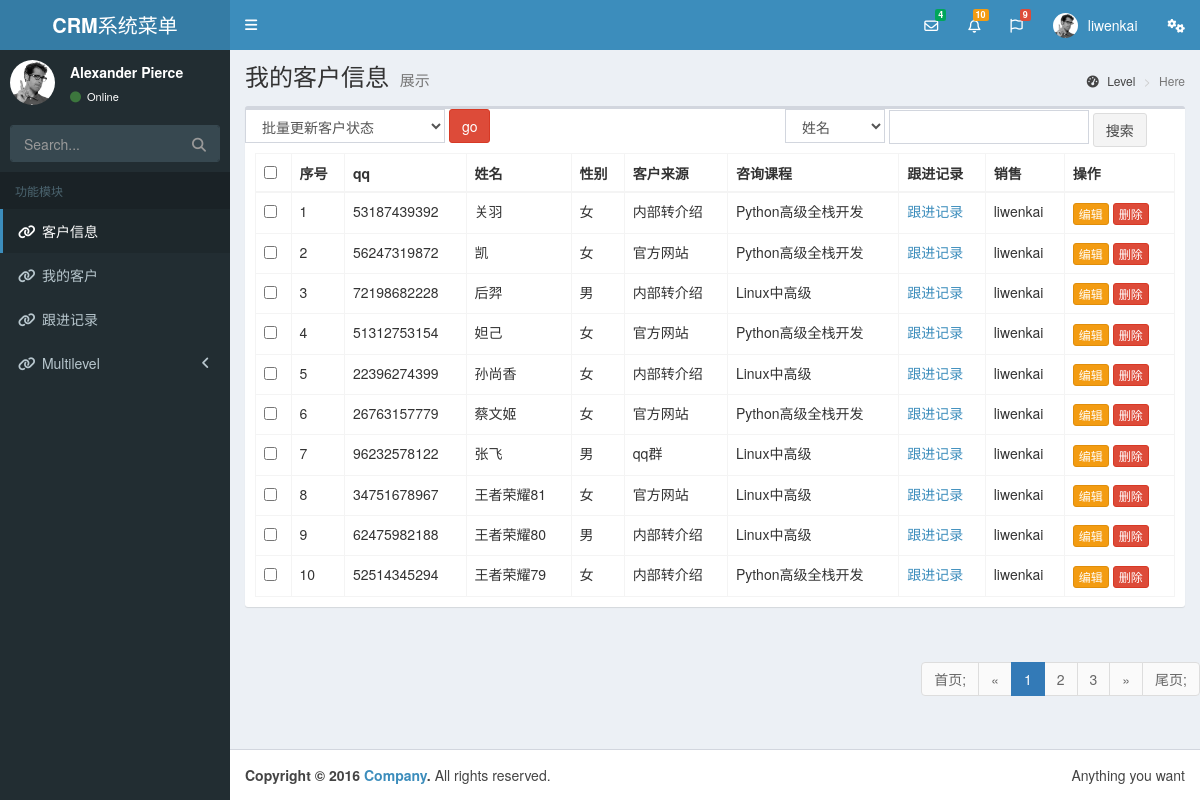
The page /mycustomers/ (signed in) on the database its author committed.
### crm01/models.py (models this page shows, shortened)
class UserInfo(AbstractUser):
    telephone = models.CharField(max_length=32,null=True)

class Customer(models.Model):
    qq = models.CharField(verbose_name='QQ', max_length=64, unique=True, help_text='QQ号必须唯一')
    qq_name = models.CharField('QQ昵称', max_length=64, blank=True, null=True)
    name = models.CharField('姓名', max_length=32, blank=True, null=True, help_text='学员报名后，请改为真实姓名')
    sex_type = (('male', '男'), ('female', '女'))
    sex = models.CharField("性别", choices=sex_type, max_length=16, default='male', blank=True, null=True) #存的是male或者female，字符串
    birthday = models.DateField('出生日期', default=None, help_text="格式yyyy-mm-dd", blank=True, null=True)
    phone = models.CharField('手机号', blank=True, null=True,max_length=32)
    source = models.CharField('客户来源', max_length=64, choices=source_type, default='qq')
    introduce_from = models.ForeignKey('self', verbose_name="转介绍自学员", blank=True, null=True)  #self指的就是自己这个表，和下面写法是一样的效果
    course = MultiSelectField("咨询课程", choices=course_choices) #多选，并且存成一个列表的格式
    class_type = models.CharField("班级类型", max_length=64, choices=class_type_choices, default='fulltime')
    customer_note = models.TextField("客户备注", blank=True, null=True, )
    status = models.CharField("状态", choices=enroll_status_choices, max_length=64, default="unregistered",help_text="选择客户此时的状态") #help_text这种参数基本都是针对admin应用里面用的
    date = models.DateTimeField("咨询日期", auto_now_add=True)
    last_consult_date = models.DateField("最后跟进日期", auto_now_add=True) #考核销售的跟进情况，如果多天没有跟进，会影响销售的绩效等
    next_date = models.DateField("预计再次跟进时间", blank=True, null=True) #销售自己大概记录一下自己下一次会什么时候跟进，也没啥用
    consultant = models.ForeignKey('UserInfo', verbose_name="销售", blank=True, null=True)
    class_list = models.ManyToManyField('ClassList', verbose_name="已报班级", )

### crm01/views.py (the view, shortened to what this page needs)
# urls.py: url(r'^mycustomers/', views.MyCustomerView.as_view(), name='mycustomers'),
class MyCustomerView(View):#用CBV的方式做 我的客户信息展示及批量操作
    def get(self,request):
        wd = request.GET.get('wd','')
        condition = request.GET.get('condition','')
        all_my_customers = models.Customer.objects.filter(consultant=request.user)
        if wd:
            q = Q()
            q.children.append((condition,wd))
            all_my_customers = all_my_customers.filter(q)
        current_page_num = request.GET.get('page',1)
        per_page_counts = 10  # 每页显示10条
        page_number = 5  # 总共显示5个页码
        total_count = all_my_customers.count()
        page_obj = page.PageNation(request.path,current_page_num,request,total_count,per_page_counts,page_number)
        all_my_customers = all_my_customers.order_by('-pk')[page_obj.start_num:page_obj.end_num]
        ret_html = page_obj.page_html()
        return render(request,'mycustomers.html',{'all_my_customers':all_my_customers,'ret_html':ret_html})

### crm01/page.py (called while the page is built)
    @property
    def start_num(self):
        if self.total_counts ==0:
            self.current_page_num =1
        start_num = (self.current_page_num - 1) * self.per_page_counts
        return start_num

    @property
    def end_num(self):
        end_num = self.current_page_num * self.per_page_counts
        return end_num

### templates/mycustomers.html (shortened to what this page needs)
{% extends 'base.html' %}
{% block content %}
    <div class="content-wrapper">
        <section class="content-header">
            <h1>
                我的客户信息
                <small>展示</small>
            </h1>
            <ol class="breadcrumb">
                <li><a href="#"><i class="fa fa-dashboard"></i> Level</a></li>
                <li class="active">Here</li>
            </ol>
        </section>
    <section class="content container-fluid">
        <div class="row">
            <div class="col-xs-12">
                <div class="box">
                        <form action="" method="get" class="pull-right" style="width: 400px;display: inline-block">
                            <select name="condition" id="" class="form-control" style="width: 100px;display: inline-block">
                                <option value="name__contains">姓名</option>
                            </select>
                            <input type="text" name="wd" class="form-control" style="width: 200px;display: inline-block"> <button class="btn btn-default">搜索</button>
                        </form>
                     <form action="" method="post" >
                            <select name="action" id="" class="form-control" style="width: 200px;display: inline-block">
                                <option value="batch_update">批量更新客户状态</option>
                            </select>
                            <button class="btn btn-danger" style="vertical-align: 1px;">go</button>
                        <div class="box-body">
                        <table id="example2" class="table table-bordered table-hover">
                            <thead>
                            <tr>
                                <th>
                                    <input type="checkbox" id="choose">
                                </th>
                                <th>序号</th>
                                <th>qq</th>
                                <th>姓名</th>
                                <th>性别</th>
                                <th>客户来源</th>
                                <th>咨询课程</th>
                                <th>跟进记录</th>
                                <th>销售</th>
                                <th>操作</th>
                            </tr>
                            </thead>
                            <tbody>
                                {% for mycustomer in all_my_customers %}
                                    <tr>
                                        <td><input type="checkbox" name="selected_id" value="{{ mycustomer.pk }}"></td>
                                        <td>{{ forloop.counter }}</td>
                                        <td>{{ mycustomer.qq }}</td>
                                        <td>{{ mycustomer.name }}</td>
                                        <td>{{ mycustomer.get_sex_display }}</td>
                                        <td>{{ mycustomer.get_source_display }}</td>
                                        <td>{{ mycustomer.course }}</td>
                                        <td><a href="{% url 'DanGe_Follow_Up_Records' mycustomer.pk%}">跟进记录</a> </td>
                                        <td>{{ mycustomer.consultant.username}}</td>
                                        <td>
                                            <a href="{% url 'editcustomer' mycustomer.pk %}" class="btn btn-warning btn-xs">编辑</a>
                                            <a href="{% url 'delcustomer' mycustomer.pk %}" class="btn btn-danger btn-xs">删除</a>
                                        </td>
                                    </tr>
                                {% endfor %}
                            </tbody>
                        </table>
                    </div>
                     </form>
                </div>
            </div>
        </div>
    </section>
    {{ ret_html|safe }}
    </div>
{% endblock %}

### templates/base.html (shortened to what this page needs)
{% load static %}
<!DOCTYPE html>
<html>
<head>
    <link rel="stylesheet" href="{% static 'adminlte/bower_components/bootstrap/dist/css/bootstrap.min.css' %}">
    <link rel="stylesheet" href="{% static 'adminlte/bower_components/font-awesome/css/font-awesome.min.css' %}">
    <link rel="stylesheet" href="{% static 'adminlte/bower_components/Ionicons/css/ionicons.min.css' %}">
    <link rel="stylesheet" href="{% static 'adminlte/dist/css/AdminLTE.min.css' %}">
    <link rel="stylesheet" href="{% static 'adminlte/dist/css/skins/skin-blue.min.css' %}">
</head>
<body class="hold-transition skin-blue sidebar-mini">
<div class="wrapper">
    <header class="main-header">
        <a href="index.html" class="logo">
            <span class="logo-lg"><b>CRM</b>系统菜单</span>
        </a>
        <nav class="navbar navbar-static-top" role="navigation">
            <a href="#" class="sidebar-toggle" data-toggle="push-menu" role="button">
            </a>
            <div class="navbar-custom-menu">
                <ul class="nav navbar-nav">
                    <li class="dropdown messages-menu">
                        <a href="#" class="dropdown-toggle" data-toggle="dropdown">
                            <i class="fa fa-envelope-o"></i>
                            <span class="label label-success">4</span>
                        </a>
                    </li>
                    <li class="dropdown notifications-menu">
                        <a href="#" class="dropdown-toggle" data-toggle="dropdown">
                            <i class="fa fa-bell-o"></i>
                            <span class="label label-warning">10</span>
                        </a>
                    </li>
                    <li class="dropdown tasks-menu">
                        <a href="#" class="dropdown-toggle" data-toggle="dropdown">
                            <i class="fa fa-flag-o"></i>
                            <span class="label label-danger">9</span>
                        </a>
                    </li>
                    <li class="dropdown user user-menu">
                        <a href="#" class="dropdown-toggle" data-toggle="dropdown">
                            <img src="{% static 'adminlte/dist/img/user2-160x160.jpg' %}" class="user-image"
                                 alt="User Image">
                            <span class="hidden-xs">{{ request.user.username }}</span>
                        </a>
                    </li>
                    <li>
                        <a href="#" data-toggle="control-sidebar"><i class="fa fa-gears"></i></a>
                    </li>
                </ul>
            </div>
        </nav>
    </header>
    <aside class="main-sidebar">
        <section class="sidebar">
            <div class="user-panel">
                <div class="pull-left image">
                    <img src="{% static 'adminlte/dist/img/user2-160x160.jpg' %}" class="img-circle" alt="User Image">
                </div>
                <div class="pull-left info">
                    <p>Alexander Pierce</p>
                    <a href="#"><i class="fa fa-circle text-success"></i> Online</a>
                </div>
            </div>
            <form action="#" method="get" class="sidebar-form">
                <div class="input-group">
                    <input type="text" name="q" class="form-control" placeholder="Search...">
                    <span class="input-group-btn">
              <button type="submit" name="search" id="search-btn" class="btn btn-flat"><i class="fa fa-search"></i>
              </button>
            </span>
                </div>
            </form>
            <ul class="sidebar-menu" data-widget="tree">
                <li class="header">功能模块</li>
                <li class="active"><a href="{% url 'customers' %}"><i class="fa fa-link"></i> <span>客户信息</span></a></li>
                <li><a href="{% url 'mycustomers' %}"><i class="fa fa-link"></i> <span>我的客户</span></a></li>
                <li><a href="{% url 'Follow_Up_Records' %}"><i class="fa fa-link"></i> <span>跟进记录</span></a></li>
                <li class="treeview">
                    <a href="#"><i class="fa fa-link"></i> <span>Multilevel</span>
                        <span class="pull-right-container">
                <i class="fa fa-angle-left pull-right"></i>
              </span>
                    </a>
                </li>
            </ul>
        </section>
    </aside>
    {% block content %}{% endblock %}
    <footer class="main-footer">
        <div class="pull-right hidden-xs">
            Anything you want
        </div>
        <strong>Copyright &copy; 2016 <a href="#">Company</a>.</strong> All rights reserved.
    </footer>
</div>
</body>
</html>

### rows shown on the page
UserInfo: user.username "liwenkai"
Customer: qq "53187439392", name "关羽", sex "女", source "内部转介绍", course "Python高级全栈开发", consultant.username "liwenkai"
Customer: qq "56247319872", name "凯", sex "女", source "官方网站", course "Python高级全栈开发", consultant.username "liwenkai"
Customer: qq "72198682228", name "后羿", sex "男", source "内部转介绍", course "Linux中高级", consultant.username "liwenkai"
Customer: qq "51312753154", name "妲己", sex "女", source "官方网站", course "Python高级全栈开发", consultant.username "liwenkai"
Customer: qq "22396274399", name "孙尚香", sex "女", source "内部转介绍", course "Linux中高级", consultant.username "liwenkai"
Customer: qq "26763157779", name "蔡文姬", sex "女", source "官方网站", course "Python高级全栈开发", consultant.username "liwenkai"
Customer: qq "96232578122", name "张飞", sex "男", source "qq群", course "Linux中高级", consultant.username "liwenkai"
Customer: qq "34751678967", name "王者荣耀81", sex "女", source "官方网站", course "Linux中高级", consultant.username "liwenkai"
Customer: qq "62475982188", name "王者荣耀80", sex "男", source "内部转介绍", course "Linux中高级", consultant.username "liwenkai"
Customer: qq "52514345294", name "王者荣耀79", sex "女", source "内部转介绍", course "Python高级全栈开发", consultant.username "liwenkai"

### other values the page prints
{{ ret_html|safe }} "首页; « 1 2 3 » 尾页;"
